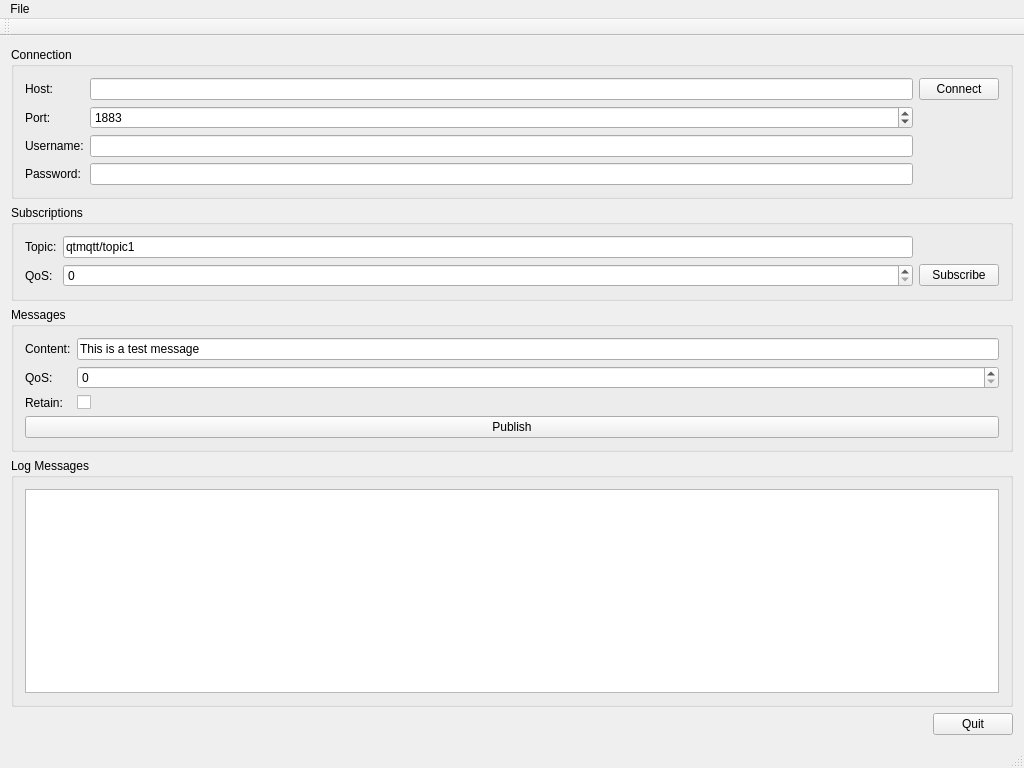
<?xml version="1.0" encoding="UTF-8"?>
<ui version="4.0">
 <class>MainWindow</class>
 <widget class="QMainWindow" name="MainWindow">
  <property name="geometry">
   <rect>
    <x>0</x>
    <y>0</y>
    <width>1024</width>
    <height>768</height>
   </rect>
  </property>
  <property name="windowTitle">
   <string>MainWindow</string>
  </property>
  <widget class="QWidget" name="centralWidget">
   <layout class="QVBoxLayout" name="verticalLayout_4">
    <item>
     <widget class="QGroupBox" name="groupBox_3">
      <property name="title">
       <string>Connection</string>
      </property>
      <layout class="QVBoxLayout" name="verticalLayout_2">
       <item>
        <layout class="QGridLayout" name="gridLayout_2">
         <item row="0" column="1">
          <widget class="QLineEdit" name="lineEditHost">
           <property name="text">
            <string/>
           </property>
          </widget>
         </item>
         <item row="2" column="0">
          <widget class="QLabel" name="label_8">
           <property name="text">
            <string>Username:</string>
           </property>
          </widget>
         </item>
         <item row="0" column="0">
          <widget class="QLabel" name="label">
           <property name="text">
            <string>Host:</string>
           </property>
          </widget>
         </item>
         <item row="1" column="0">
          <widget class="QLabel" name="label_2">
           <property name="text">
            <string>Port:</string>
           </property>
          </widget>
         </item>
         <item row="1" column="1">
          <widget class="QSpinBox" name="spinBoxPort">
           <property name="maximum">
            <number>99999</number>
           </property>
           <property name="value">
            <number>1883</number>
           </property>
          </widget>
         </item>
         <item row="0" column="2">
          <widget class="QPushButton" name="buttonConnect">
           <property name="text">
            <string>Connect</string>
           </property>
          </widget>
         </item>
         <item row="3" column="0">
          <widget class="QLabel" name="label_9">
           <property name="text">
            <string>Password:</string>
           </property>
          </widget>
         </item>
         <item row="2" column="1">
          <widget class="QLineEdit" name="lineEditUser"/>
         </item>
         <item row="3" column="1">
          <widget class="QLineEdit" name="lineEditPassword">
           <property name="echoMode">
            <enum>QLineEdit::Password</enum>
           </property>
          </widget>
         </item>
        </layout>
       </item>
      </layout>
     </widget>
    </item>
    <item>
     <widget class="QGroupBox" name="groupBox_2">
      <property name="title">
       <string>Subscriptions</string>
      </property>
      <layout class="QVBoxLayout" name="verticalLayout">
       <item>
        <layout class="QGridLayout" name="gridLayout">
         <item row="0" column="0">
          <widget class="QLabel" name="label_3">
           <property name="text">
            <string>Topic:</string>
           </property>
          </widget>
         </item>
         <item row="0" column="1">
          <widget class="QLineEdit" name="lineEditTopic">
           <property name="text">
            <string>qtmqtt/topic1</string>
           </property>
          </widget>
         </item>
         <item row="1" column="0">
          <widget class="QLabel" name="label_5">
           <property name="text">
            <string>QoS:</string>
           </property>
          </widget>
         </item>
         <item row="1" column="1">
          <widget class="QSpinBox" name="spinQoS">
           <property name="maximum">
            <number>2</number>
           </property>
          </widget>
         </item>
         <item row="1" column="2">
          <widget class="QPushButton" name="buttonSubscribe">
           <property name="text">
            <string>Subscribe</string>
           </property>
          </widget>
         </item>
        </layout>
       </item>
      </layout>
     </widget>
    </item>
    <item>
     <widget class="QGroupBox" name="groupBox_4">
      <property name="title">
       <string>Messages</string>
      </property>
      <layout class="QVBoxLayout" name="verticalLayout_3">
       <item>
        <layout class="QFormLayout" name="formLayout">
         <item row="0" column="0">
          <widget class="QLabel" name="label_4">
           <property name="text">
            <string>Content:</string>
           </property>
          </widget>
         </item>
         <item row="0" column="1">
          <widget class="QLineEdit" name="lineEditMessage">
           <property name="text">
            <string>This is a test message</string>
           </property>
          </widget>
         </item>
         <item row="1" column="0">
          <widget class="QLabel" name="label_6">
           <property name="text">
            <string>QoS:</string>
           </property>
          </widget>
         </item>
         <item row="1" column="1">
          <widget class="QSpinBox" name="spinQoS_2">
           <property name="maximum">
            <number>2</number>
           </property>
          </widget>
         </item>
         <item row="2" column="0">
          <widget class="QLabel" name="label_7">
           <property name="text">
            <string>Retain:</string>
           </property>
          </widget>
         </item>
         <item row="2" column="1">
          <widget class="QCheckBox" name="checkBoxRetain">
           <property name="text">
            <string/>
           </property>
          </widget>
         </item>
        </layout>
       </item>
       <item>
        <widget class="QPushButton" name="buttonPublish">
         <property name="text">
          <string>Publish</string>
         </property>
        </widget>
       </item>
      </layout>
     </widget>
    </item>
    <item>
     <widget class="QGroupBox" name="groupBox">
      <property name="title">
       <string>Log Messages</string>
      </property>
      <layout class="QHBoxLayout" name="horizontalLayout_2">
       <item>
        <widget class="QPlainTextEdit" name="editLog"/>
       </item>
      </layout>
     </widget>
    </item>
    <item>
     <layout class="QHBoxLayout" name="horizontalLayout_3">
      <item>
       <spacer name="horizontalSpacer">
        <property name="orientation">
         <enum>Qt::Horizontal</enum>
        </property>
        <property name="sizeHint" stdset="0">
         <size>
          <width>40</width>
          <height>20</height>
         </size>
        </property>
       </spacer>
      </item>
      <item>
       <widget class="QPushButton" name="buttonQuit">
        <property name="text">
         <string>Quit</string>
        </property>
       </widget>
      </item>
     </layout>
    </item>
   </layout>
  </widget>
  <widget class="QMenuBar" name="menuBar">
   <property name="geometry">
    <rect>
     <x>0</x>
     <y>0</y>
     <width>1024</width>
     <height>20</height>
    </rect>
   </property>
   <widget class="QMenu" name="menuFile">
    <property name="title">
     <string>File</string>
    </property>
    <addaction name="actionQuit"/>
   </widget>
   <addaction name="menuFile"/>
  </widget>
  <widget class="QToolBar" name="mainToolBar">
   <attribute name="toolBarArea">
    <enum>TopToolBarArea</enum>
   </attribute>
   <attribute name="toolBarBreak">
    <bool>false</bool>
   </attribute>
  </widget>
  <widget class="QStatusBar" name="statusBar"/>
  <action name="actionQuit">
   <property name="text">
    <string>Quit</string>
   </property>
  </action>
 </widget>
 <layoutdefault spacing="6" margin="11"/>
 <resources/>
 <connections/>
</ui>
